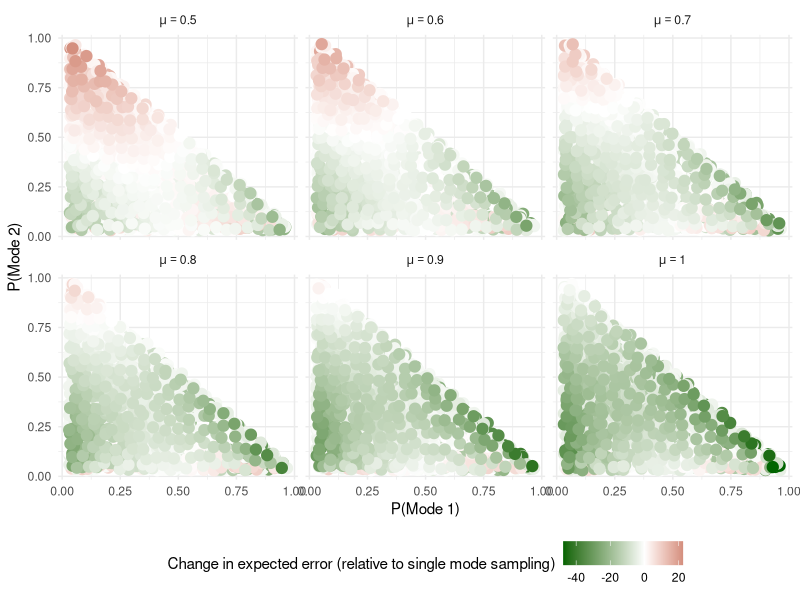

Here is the R script that generated this plot:
######################################################################
##                                                                  ## 
##      PROJECT TITLE:    Multi-Modes for Detecting Experimental    ##
##                        Measurement Error                         ##
##                                                                  ## 
##      CODE AUTHOR:      THOMAS S. ROBINSON (APRIL 2019)           ##
##                                                                  ##
##      EMAIL:            thomas.robinson@politics.ox.ac.uk         ##
##                                                                  ##
##      DESCRIPTION:      Simulation replication file               ##
##                                                                  ##
######################################################################

#### Prerequisites ####
library(plyr)
library(tidyverse)

set.seed(89)

## Expected measurement error function
expect_me <- function(errors, probs, u, rule) {
  
  #####################################################################
  ## Function to calculate expected measurement error 
  ## of single and multi-mode sampling
  ##
  ## Inputs:
  ##  errors  = 3 element vector of measurement errors
  ##  probs   = 2 element vector of probabilities of state
  ##  u       = weighting applied to true state
  ##  rule    = "stick" or "twist"
  ##
  ## Outputs:
  ##  eu[1]   = expected value for single mode sampling
  ##  eu[2]   = expected value for multi-mode sampling
  #####################################################################
  
  ## Error messages
  if (!is.vector(probs) | length(probs) != 2) {
    stop(paste0("Please supply a probability vector of length 2 (p3 calculated as 1 - p1 - p2)",
                "\nSupplied length: ", length(probs)))
  }
  
  if (!is.vector(errors) | length(errors) != 3 ){
    stop(paste0("Please supply an error vector of length 3",
                "\nSupplied length: ", length(errors)))
  }
  
  if (typeof(u) != "double" | u < 0 | u > 1) {
    stop("Please supply update value between 0 and 1")
  }
  
  # Simplify inputs for readability
  me1 <- errors[1]
  me2 <- errors[2]
  me3 <- errors[3]
  
  p1 <- probs[1]
  p2 <- probs[2]
  p3 <- 1 - p1 - p2
  
  # Stick is single-mode sampling, twist is multi-mode sampling
  if (rule == "stick") {
  
    exp_err_stick <- p1*me1 + p2*me2 + p3*me3
    return(exp_err_stick)
    
  } else if (rule == "twist") {
  
    # Calculation as detailed in paper:
    exp_err_twist <- (p1 * (p2/(p2+p3)) * ((1-u)*me1 + u*me2)) +
                (p1 * (p3/(p2+p3)) * (0.5*me1 + 0.5*me3)) +
                (p2 * (p1/(p1+p3)) * (u*me2 + (1-u)*me1)) +  
                (p2 * (p3/(p1+p3)) * (u*me2 + (1-u)*me3)) +  
                (p3 * (p1/(p1+p2)) * (0.5*me3 + 0.5*me1)) +  
                (p3 * (p2/(p1+p2)) * ((1-u)*me3 + u*me2)) 
    
    return(exp_err_twist)
    
  } else {
    
    stop("Error: incorrect decision rule specified")
    
  }
}

## Full schedule of parameter values
schedule <- expand.grid(p1  = seq(0,1,0.05),
                        p2  = seq(0,1,0.05),
                        u   = seq(0.5,1,0.1),
                        me1 = c(5,10,50),
                        me3 = c(5,10,50)) %>%
  filter(p1 + p2 <= 1) %>%
  mutate(probs = map2(p1,p2, c),
         errors = pmap(list(me1,0,me3), c)) %>%
  
  # Run expected measurement error calculations, for both single and multi-mode replication
  mutate(single = pmap_dbl(list(errors, probs, u, "stick"),
                           .f = expect_me),
         multi = pmap_dbl(list(errors, probs, u, "twist"),
                          .f = expect_me)) %>%
  
  filter(p1 > 0,
         p2 > 0) %>%
  
  # Calculate optimal strategy per parameter configuration
  mutate(multi_better = ifelse(single >= multi, 1,0),
         multi_error = multi-single)

## Figure 1

figure_1 <- ggplot(schedule, aes(x=p1, y = p2, color = multi_error)) +
  facet_wrap(u ~., ncol = 3,
             labeller = label_bquote(mu == .(u))) +
  geom_point(position = "jitter", size = 3.5) + 
  scale_color_gradient2(low = "darkgreen", mid = "white", high = "darkred") +
  theme_minimal() +
  labs(x = "P(Mode 1)", y = "P(Mode 2)",
       color = "Change in expected error (relative to single mode sampling)") +
  theme(legend.position = "bottom")
  
ggsave("figures/figure_1.pdf",figure_1, device = "pdf", dpi = 300, width = 28, height = 21, units = "cm")

